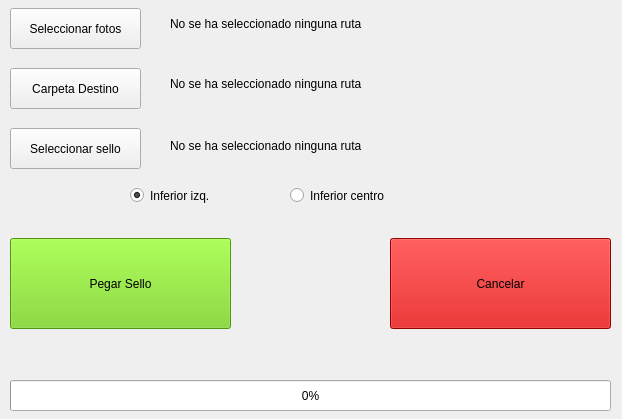
<?xml version="1.0" encoding="UTF-8"?>
<ui version="4.0">
 <class>MainWindow</class>
 <widget class="QMainWindow" name="MainWindow">
  <property name="geometry">
   <rect>
    <x>0</x>
    <y>0</y>
    <width>622</width>
    <height>419</height>
   </rect>
  </property>
  <property name="windowTitle">
   <string>- Foto Sello -</string>
  </property>
  <property name="windowIcon">
   <iconset>
    <normaloff>jmogan.png</normaloff>jmogan.png</iconset>
  </property>
  <widget class="QWidget" name="centralwidget">
   <widget class="QLabel" name="labelOriginales">
    <property name="geometry">
     <rect>
      <x>170</x>
      <y>8</y>
      <width>401</width>
      <height>31</height>
     </rect>
    </property>
    <property name="text">
     <string>No se ha seleccionado ninguna ruta</string>
    </property>
   </widget>
   <widget class="QLabel" name="labelDestino">
    <property name="geometry">
     <rect>
      <x>170</x>
      <y>68</y>
      <width>401</width>
      <height>31</height>
     </rect>
    </property>
    <property name="text">
     <string>No se ha seleccionado ninguna ruta</string>
    </property>
   </widget>
   <widget class="QPushButton" name="cancelar">
    <property name="geometry">
     <rect>
      <x>390</x>
      <y>238</y>
      <width>221</width>
      <height>91</height>
     </rect>
    </property>
    <property name="styleSheet">
     <string notr="true">background-color:rgb(204, 0, 0)</string>
    </property>
    <property name="text">
     <string>Cancelar</string>
    </property>
   </widget>
   <widget class="QPushButton" name="carpetaDestino">
    <property name="geometry">
     <rect>
      <x>10</x>
      <y>68</y>
      <width>131</width>
      <height>41</height>
     </rect>
    </property>
    <property name="text">
     <string>Carpeta Destino</string>
    </property>
   </widget>
   <widget class="QProgressBar" name="progreso">
    <property name="geometry">
     <rect>
      <x>10</x>
      <y>380</y>
      <width>601</width>
      <height>31</height>
     </rect>
    </property>
    <property name="value">
     <number>0</number>
    </property>
   </widget>
   <widget class="QRadioButton" name="inf_izq">
    <property name="enabled">
     <bool>true</bool>
    </property>
    <property name="geometry">
     <rect>
      <x>130</x>
      <y>180</y>
      <width>112</width>
      <height>31</height>
     </rect>
    </property>
    <property name="acceptDrops">
     <bool>false</bool>
    </property>
    <property name="text">
     <string>Inferior izq.</string>
    </property>
    <property name="checked">
     <bool>true</bool>
    </property>
   </widget>
   <widget class="QPushButton" name="pegarSello">
    <property name="geometry">
     <rect>
      <x>10</x>
      <y>238</y>
      <width>221</width>
      <height>91</height>
     </rect>
    </property>
    <property name="styleSheet">
     <string notr="true">background-color:rgb(115, 210, 22)</string>
    </property>
    <property name="text">
     <string>Pegar Sello</string>
    </property>
   </widget>
   <widget class="QPushButton" name="seleccionarFotos">
    <property name="geometry">
     <rect>
      <x>10</x>
      <y>8</y>
      <width>131</width>
      <height>41</height>
     </rect>
    </property>
    <property name="text">
     <string>Seleccionar fotos</string>
    </property>
   </widget>
   <widget class="QPushButton" name="seleccionarSello">
    <property name="geometry">
     <rect>
      <x>10</x>
      <y>128</y>
      <width>131</width>
      <height>41</height>
     </rect>
    </property>
    <property name="text">
     <string>Seleccionar sello</string>
    </property>
   </widget>
   <widget class="QRadioButton" name="inf_centro">
    <property name="geometry">
     <rect>
      <x>290</x>
      <y>180</y>
      <width>121</width>
      <height>31</height>
     </rect>
    </property>
    <property name="text">
     <string>Inferior centro</string>
    </property>
   </widget>
   <widget class="QLabel" name="labelSello">
    <property name="geometry">
     <rect>
      <x>170</x>
      <y>130</y>
      <width>401</width>
      <height>31</height>
     </rect>
    </property>
    <property name="text">
     <string>No se ha seleccionado ninguna ruta</string>
    </property>
   </widget>
  </widget>
 </widget>
 <resources/>
 <connections/>
</ui>
